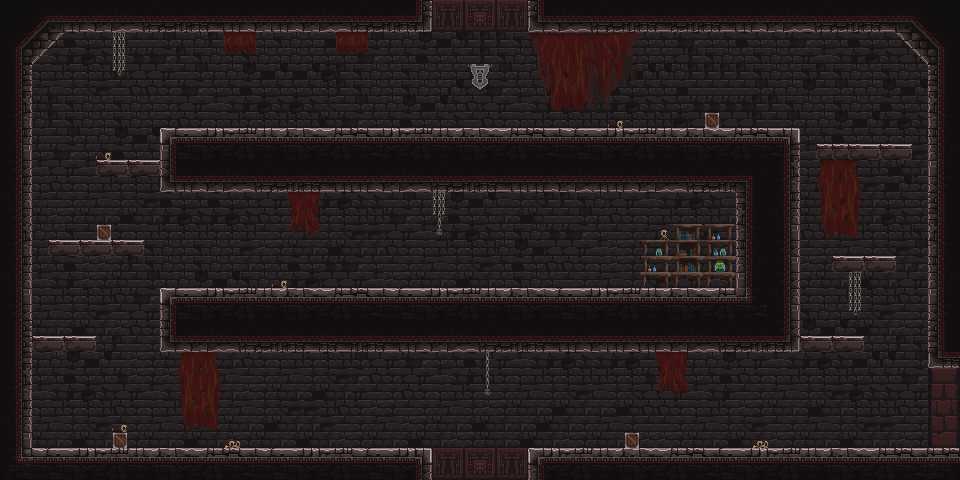

This game map was drawn from its Tiled (.tmx) file and the tilesets committed beside it. A one-line description and the trimmed map source follow:
An orthogonal 60x30 tile map with 16x16 px tiles, 5 tile layers (backbackground, background, main, decor, ...), 3 tilesets.

<map version="1.4" tiledversion="1.4.3" orientation="orthogonal" renderorder="right-down" width="60" height="30" tilewidth="16" tileheight="16" infinite="0" nextlayerid="6" nextobjectid="1">
 <tileset firstgid="1" source="tsx/main_lev_build.tsx" />
 <tileset firstgid="10241" source="tsx/background4a.tsx" />
 <tileset firstgid="12041" source="tsx/other_and_decorative.tsx" />
 <layer id="1" name="backbackground" width="60" height="30">
  <data>[1800 cells, 1800 non-empty, 49 distinct tile ids]</data>
 </layer>
 <layer id="2" name="background" width="60" height="30">
  <data>[1800 cells, 0 non-empty, 0 distinct tile ids]</data>
 </layer>
 <layer id="3" name="main" width="60" height="30">
  <data>[1800 cells, 1800 non-empty, 127 distinct tile ids]</data>
 </layer>
 <layer id="4" name="decor" width="60" height="30">
  <data>[1800 cells, 138 non-empty, 98 distinct tile ids]</data>
 </layer>
 <layer id="5" name="closedroom" width="60" height="30">
  <data>[1800 cells, 1800 non-empty, 19 distinct tile ids]</data>
 </layer>
</map>
